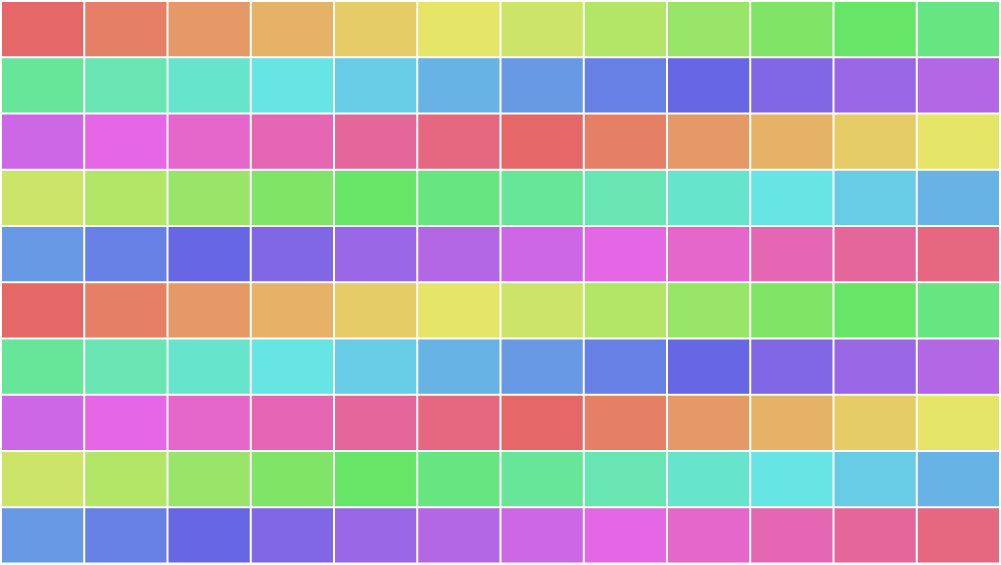
#> input picture assets/sample_grid.jpg, 4004 x 2258 px (shown at 1/4 size)
$ python mass_jpeg_resize.py assets out 1.0 5
#> lines starting #> are read from the running program, lines starting #| are printed output that depends on the picture
import argparse
import os
from pathlib import Path
from concurrent.futures import ThreadPoolExecutor, as_completed
from PIL import Image, ImageOps


JPEG_EXTENSIONS = {".jpg", ".jpeg"}


def process_image(src, input_path, output_path, scale_percentage, jpeg_quality):
#> called with scale_percentage = 1, jpeg_quality = 5
    relative_path = src.relative_to(input_path)
    dst = output_path / relative_path
    dst.parent.mkdir(parents=True, exist_ok=True)

    with Image.open(src) as img:
#> img is the input picture: PIL image 4004x2258 RGB; mean R, G, B 171.7, 171.5, 171.7
        img = ImageOps.exif_transpose(img)

        new_width = max(1, round(img.width * scale_percentage / 100))
#> new_width = 40
        new_height = max(1, round(img.height * scale_percentage / 100))
#> new_height = 23

        resized = img.resize(
            (new_width, new_height),
            Image.Resampling.LANCZOS
        )
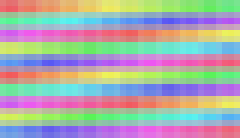
#> resized: PIL image 40x23 RGB (shown 6 times larger); mean R, G, B 171.3, 171.1, 171.3

        if resized.mode not in ("RGB", "L", "CMYK"):
            resized = resized.convert("RGB")

        save_kwargs = {
            "quality": jpeg_quality,
            "subsampling": 0,
        }

        if "icc_profile" in img.info:
            save_kwargs["icc_profile"] = img.info["icc_profile"]

        resized.save(dst, "JPEG", **save_kwargs)

    return relative_path


def resize_jpegs(input_folder, output_folder, scale_percentage, jpeg_quality, workers):
    input_path = Path(input_folder).resolve()
    output_path = Path(output_folder).resolve()

    if not input_path.exists() or not input_path.is_dir():
        raise ValueError(f"Input folder does not exist: {input_path}")

    if scale_percentage <= 0:
        raise ValueError("scale_percentage must be greater than 0")

    if not 1 <= jpeg_quality <= 100:
        raise ValueError("jpeg_quality must be between 1 and 100")

    files = [
        p for p in input_path.rglob("*")
        if p.is_file() and p.suffix.lower() in JPEG_EXTENSIONS
    ]

    print(f"Found {len(files)} JPEG files.")
    print(f"Using {workers} worker threads.")

    completed = 0
    failed = 0

    with ThreadPoolExecutor(max_workers=workers) as executor:
        futures = [
            executor.submit(
                process_image,
                src,
                input_path,
                output_path,
                scale_percentage,
                jpeg_quality
            )
            for src in files
        ]
#> call 2 of process_image, with scale_percentage = 1, jpeg_quality = 5
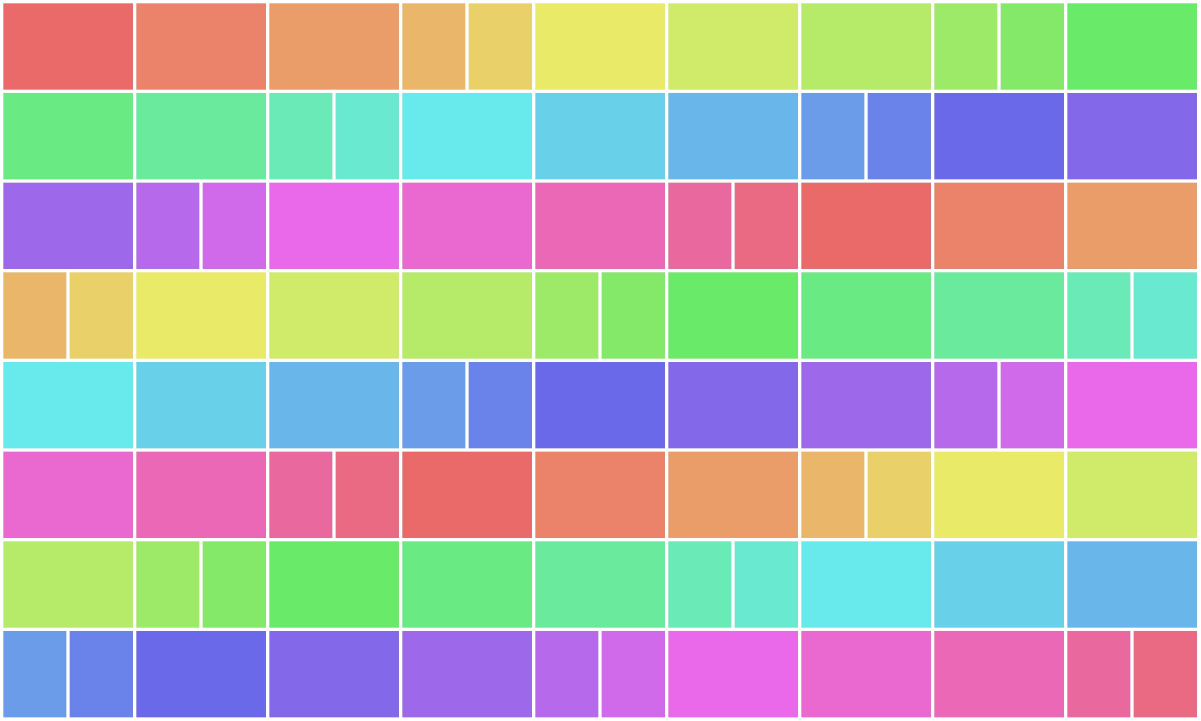
#> input picture assets/sample_mixed.jpg, 3601 x 2162 px (shown at 1/3 size)
#> in process_image, img is the input picture: PIL image 3601x2162 RGB; mean R, G, B 175.8, 175.7, 175.7
#> in process_image (call 2), `resized = img.resize( (new_width, new_height), Image.Resampling.LANCZO..`:
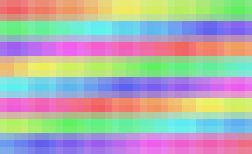
#> resized: PIL image 36x22 RGB (shown 7 times larger); mean R, G, B 175.3, 175.2, 175.2

        for future in as_completed(futures):
            try:
                relative_path = future.result()
                completed += 1
                print(f"OK {completed}/{len(files)}: {relative_path}")
            except Exception as e:
                failed += 1
                print(f"FAILED: {e}")

    print(f"Done. Completed: {completed}, Failed: {failed}")


def main():
    parser = argparse.ArgumentParser(
        description="Resize all JPEG images in a folder and its subfolders using multithreading."
    )

    parser.add_argument("input_folder")
    parser.add_argument("output_folder")
    parser.add_argument("scale_percentage", type=float)
    parser.add_argument("jpeg_quality", type=int)

    parser.add_argument(
        "--workers",
        type=int,
        default=os.cpu_count() or 8,
        help="Number of worker threads. Default: CPU thread count."
    )

    args = parser.parse_args()

    resize_jpegs(
        args.input_folder,
        args.output_folder,
        args.scale_percentage,
        args.jpeg_quality,
        args.workers,
    )


if __name__ == "__main__":
    main()
